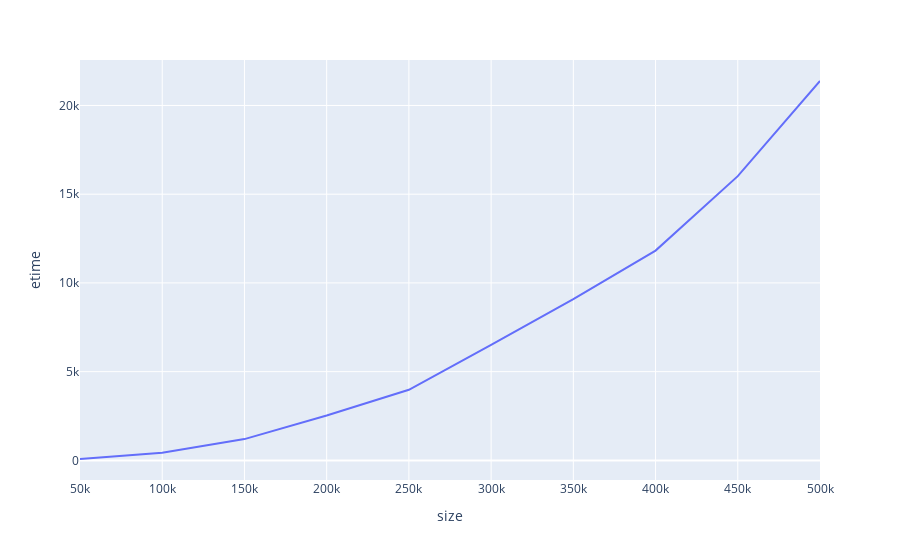

This figure's notebook cell:
### Markdown cell above
以下のコードセルは統合されたデータのなかから `size_etime_all` `Heuristics` 欄が `cnm` になっているデータだけを抽出して描画しています。この画像を以前、CNM データを表示した図を見比べてみましょう。特に問題なさそうですね。

つまり、データは破損していないようです。

### Code cell
px.line(size_etime_all.query('Heuristics=="cnm"'),
        x='size', y='etime',
        )

### Figure 1 — Plotly figure (JSON) as saved in the notebook; plotly's stock layout.template omitted (floating-point values rounded to 4 significant figures)
{"data": [{"hovertemplate": "size=%{x}<br>etime=%{y}<extra></extra>", "legendgroup": "", "line": {"color": "#636efa", "dash": "solid"}, "marker": {"symbol": "circle"}, "mode": "lines", "name": "", "orientation": "v", "showlegend": false, "type": "scatter", "x": [50000, 100000, 150000, 200000, 250000, 300000, 350000, 400000, 450000, 500000], "xaxis": "x", "y": [77.69, 423.7, 1199.0, 2526.0, 3980.0, 6509.0, 9092.0, 11820.0, 16020.0, 21380.0], "yaxis": "y"}], "layout": {"legend": {"tracegroupgap": 0}, "margin": {"t": 60}, "xaxis": {"anchor": "y", "domain": [0, 1], "title": {"text": "size"}}, "yaxis": {"anchor": "x", "domain": [0, 1], "title": {"text": "etime"}}}}
